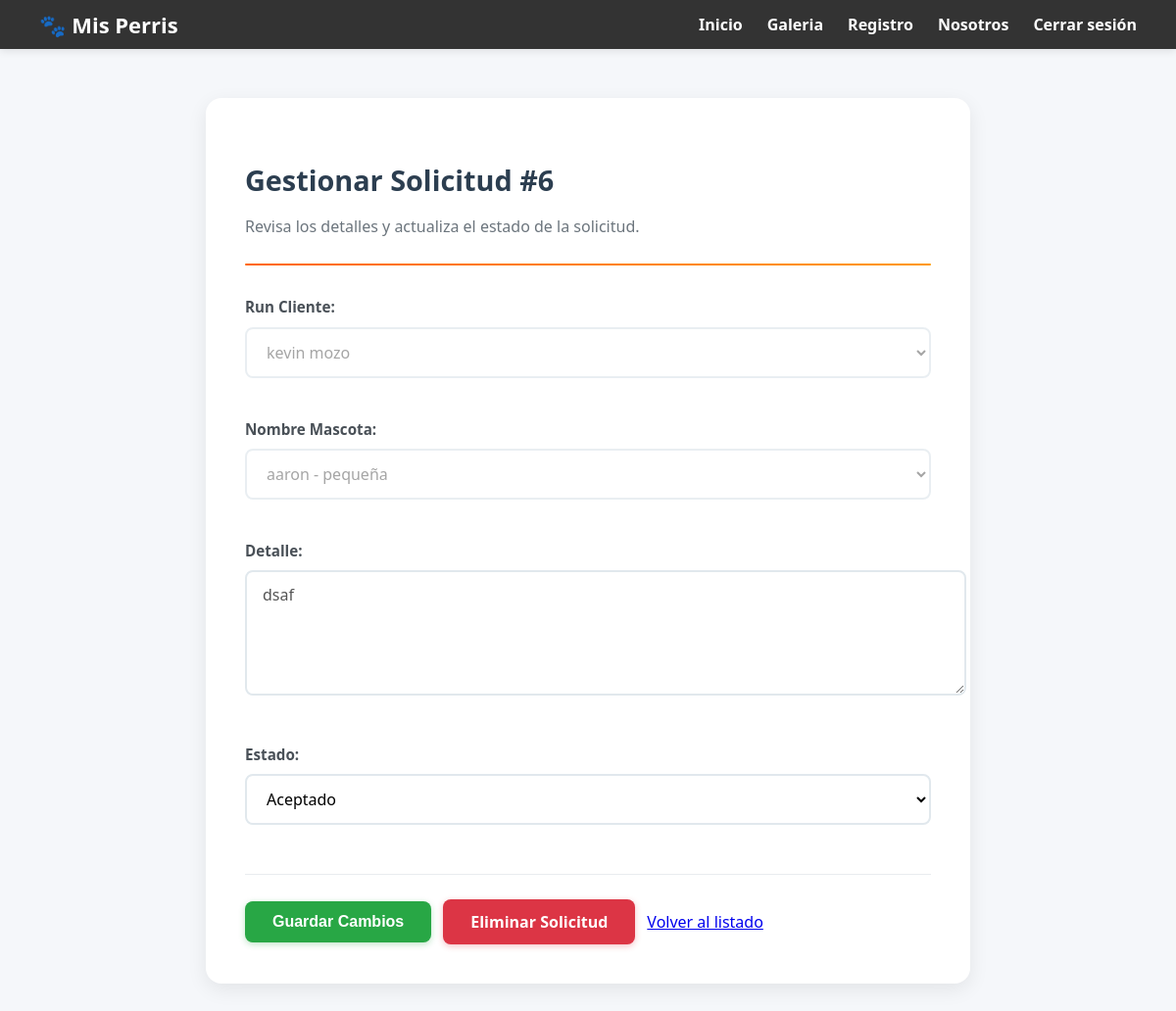
Screenshot of /solicitudes/gestionar/6/ (signed in) with the database file from the repository.
### mascotas/models.py (models this page shows, shortened)
class Solicitud(models.Model):
    ESTADO_CHOICES = [
        ('pendiente', 'Pendiente'),
        ('aceptado', 'Aceptado'),
        ('rechazado', 'Rechazado'),
    ]
    Id = models.AutoField(primary_key=True)
    Run_Cliente = models.ForeignKey(Cliente, on_delete=models.CASCADE, related_name='solicitudes')
    Nombre_Mascota = models.ForeignKey(Mascotas, on_delete=models.CASCADE, related_name='solicitudes')
    Detalle = models.TextField()
    Fecha = models.DateTimeField(auto_now_add=True)
    estado = models.CharField(max_length=10, choices=ESTADO_CHOICES, default='pendiente')

### mascotas/views.py (the view)
# urls.py: path('solicitudes/gestionar/<int:pk>/', gestionar_solicitud, name='gestionar_solicitud'),
@login_required
@user_passes_test(es_admin) # Protege la vista solo para admins
def gestionar_solicitud(request, pk):
    solicitud = get_object_or_404(Solicitud, pk=pk)
    if request.method == 'POST':
        form = SolicitudAdminForm(request.POST, instance=solicitud)
        if form.is_valid():
            form.save()
            return redirect('lista_solicitudes')
    else:
        form = SolicitudAdminForm(instance=solicitud)
    return render(request, 'mascotas/gestionar_solicitud.html', {
        'form': form
    })

### mascotas/froms.py
class SolicitudAdminForm(forms.ModelForm):
    class Meta:
        model = Solicitud
        fields = ['Run_Cliente', 'Nombre_Mascota', 'Detalle', 'estado']
        widgets = {
            'Run_Cliente': forms.Select(attrs={'class': 'form-select'}),
            'Nombre_Mascota': forms.Select(attrs={'class': 'form-select'}),
            'Detalle': forms.Textarea(attrs={'class': 'form-control', 'rows': 4}),
            'estado': forms.Select(attrs={'class': 'form-select'}),
        }
    def __init__(self, *args, **kwargs):
        super().__init__(*args, **kwargs)
        if self.instance and self.instance.pk:
            self.fields['Run_Cliente'].disabled = True
            self.fields['Nombre_Mascota'].disabled = True
            self.fields['Detalle'].disabled = True

### mascotas/models.py (called while the page is built)
    def __str__(self):
        return f"{self.nombre} - {self.raza}"

    def __str__(self):
        return f"{self.Nombre_Cliente} {self.Apellido}"

### mascotas/views.py (called while the page is built)
def es_admin(user):
    return user.is_staff

### mascotas/templates/mascotas/gestionar_solicitud.html (shortened to what this page needs)
{% extends "base.html" %}
{% block content %}
<section class="admin-form">
    <h1>Gestionar Solicitud #{{ form.instance.Id }}</h1>
    <p>Revisa los detalles y actualiza el estado de la solicitud.</p>
    <hr>
    <form method="post">
        {{ form.as_p }}
        <div>
            <button type="submit" class="btn-guardar">Guardar Cambios</button>
            <a href="{% url 'eliminar_solicitud' form.instance.Id %}" class="btn-eliminar">Eliminar Solicitud</a>
            <a href="{% url 'lista_solicitudes' %}">Volver al listado</a>
        </div>
    </form>
</section>
{% endblock %}

### static/css/style.css (style rules this page uses)
body { margin: 0; font-family: 'Segoe UI', Tahoma, Geneva, Verdana, sans-serif; background: #f5f7fa; color: #333; }
.admin-form, .formulario-mascota { max-width: 700px; margin: 50px auto; padding: 40px; background: #ffffff; border-radius: 16px; box-shadow: 0 6px 20px rgba(0, 0, 0, 0.08); }
.admin-form h1 { color: #2c3e50; font-size: 1.8rem; font-weight: 700; margin-bottom: 12px; text-align: left; }
.admin-form p { color: #6c757d; font-size: 1rem; margin-bottom: 20px; line-height: 1.6; }
.admin-form hr { border: none; height: 2px; background: linear-gradient(90deg, #ff6600, #ff9800); margin: 25px 0 30px 0; border-radius: 2px; }
.admin-form label, .formulario-mascota label { display: block; font-weight: 600; color: #495057; margin-bottom: 8px; font-size: 0.95rem; }
.admin-form input[type="text"], .admin-form input[type="email"], .admin-form input[type="tel"], .admin-form input[type="number"], .admin-form input[type="date"], .admin-form input[type="file"], .admin-form select, .admin-form textarea, .formulario-mascota input[type="text"], .formulario-mascota input[type="email"], .formulario-mascota input[type="tel"], .formulario-mascota input[type="number"], .formulario-mascota input[type="date"], .formulario-mascota input[type="file"], .formulario-mascota select, .formulario-mascota textarea { width: 100%; padding: 12px 16px; border: 2px solid #e1e8ed; border-radius: 8px; font-size: 1rem; transition: all 0.3s ease; background-color: #fff; font-family: 'Segoe UI', Tahoma, Geneva, Verdana, sans-serif; margin-bottom: 20px; }
.admin-form textarea, .formulario-mascota textarea { resize: vertical; min-height: 100px; }
.admin-form p { margin-bottom: 0; }
.admin-form form > p, .formulario-mascota form > p { margin-bottom: 20px; }
.admin-form form > div { margin-top: 30px; padding-top: 25px; border-top: 1px solid #e9ecef; display: flex; flex-wrap: wrap; gap: 12px; align-items: center; }
.btn-guardar { padding: 12px 28px; background-color: #28a745; color: white; border: none; border-radius: 8px; font-weight: 600; font-size: 1rem; cursor: pointer; transition: all 0.3s ease; box-shadow: 0 2px 6px rgba(40, 167, 69, 0.3); text-decoration: none; display: inline-block; }
.btn-eliminar { padding: 12px 28px; background-color: #dc3545; color: white !important; border: none; border-radius: 8px; font-weight: 600; font-size: 1rem; cursor: pointer; transition: all 0.3s ease; box-shadow: 0 2px 6px rgba(220, 53, 69, 0.3); text-decoration: none; display: inline-block; }

### rows the page displays
Solicitud: instance.Id "6", Run_Cliente "kevin mozo", Nombre_Mascota "aaron - pequeña", Detalle "dsaf", estado "Aceptado"
